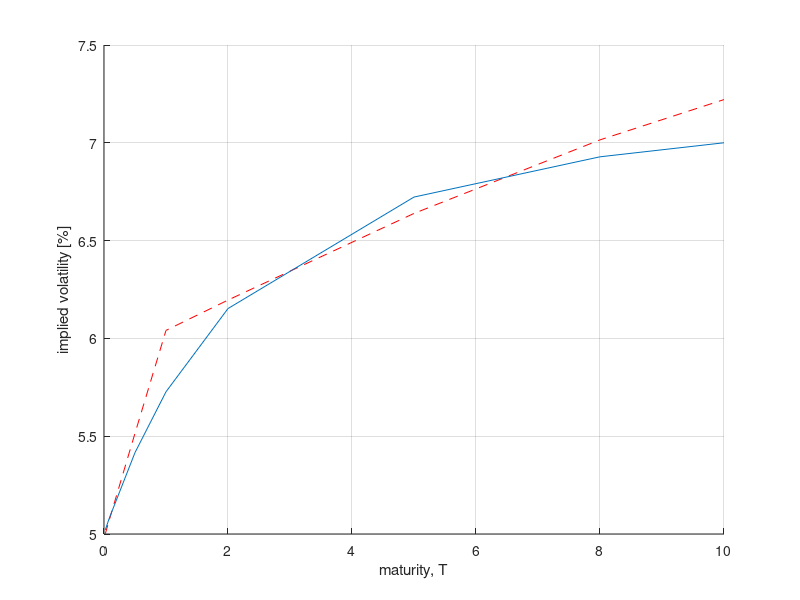

The MATLAB script that drew this image:
function HestonGoodGuessOfInitial
clc;clf;close all;

% Parameters

CP = 'c';
S0  = 100.0;
r   = 0.05;

% ATM implied volatilities from the market

tauV = [1.0/48.0, 1.0/12.0, 1.0/2.0, 1.0, 2.0, 5.0, 8.0, 10.0]; 
ATMVolMrkt = [5.001, 5.070, 5.515, 6.041, 6.196, 6.639, 7.015, 7.221]/100.0;
    
% Strike price

K = [S0];

% COS method settings

N = 5000;
L = 5;
        
% Heston model parameters

kappa = 0.7;
gamma = 0.01;
rho   = -0.1;
    
% Heston model parameters based on the ATM implied volatilities

v0    = ATMVolMrkt(1)^2 ; 
vBar  = ATMVolMrkt(end)^2;


IV = zeros(length(tauV),1);
for i = 1:length(tauV)
    T = tauV(i);

    % Characteristic function of the Heston model

    cf = @(u) ChFHeston(u, T, kappa,vBar,gamma,rho, v0, r);
    optionPrice = CallPutOptionPriceCOSMthd(cf,CP,S0,r,T,K,N,L);
    IV(i) = ImpliedVolatility(CP,optionPrice,K,T,S0,r,0.3)*100;
end
figure(1)
hold on; grid on;
xlabel('maturity, T')
ylabel('implied volatility [%]')
plot(tauV,ATMVolMrkt*100,'--r')
plot(tauV,IV)

function cf=ChFHeston(u, tau, kappa,vBar,gamma,rho, v0, r)
i     = complex(0,1);

% Functions D_1 and g

D_1  = sqrt(((kappa -i*rho*gamma.*u).^2+(u.^2+i*u)*gamma^2));
g    = (kappa- i*rho*gamma*u-D_1)./(kappa-i*rho*gamma*u+D_1);    

% Complex-valued functions A and C

C = (1/gamma^2)*(1-exp(-D_1*tau))./(1-g.*exp(-D_1*tau)).*(kappa-gamma*rho*i*u-D_1);
A = i*u*r*tau + kappa*vBar*tau/gamma^2 * (kappa-gamma*rho*i*u-D_1)-2*kappa*vBar/gamma^2*log((1-g.*exp(-D_1*tau))./(1-g));

% ChF for the Heston model

cf = exp(A + C * v0);

function value = CallPutOptionPriceCOSMthd(cf,CP,S0,r,tau,K,N,L)
i = complex(0,1);


% cf   - Characteristic function, in the book denoted as \varphi
% CP   - C for call and P for put
% S0   - Initial stock price
% r    - Interest rate (constant)
% tau  - Time to maturity
% K    - Vector of strike prices
% N    - Number of expansion terms
% L    - Size of truncation domain (typ.:L=8 or L=10)

x0 = log(S0 ./ K);   

% Truncation domain

a = 0 - L * sqrt(tau); 
b = 0 + L * sqrt(tau);

k = 0:N-1;              % Row vector, index for expansion terms
u = k * pi / (b - a);   % ChF arguments

H_k = CallPutCoefficients(CP,a,b,k);
temp    = (cf(u) .* H_k).';
temp(1) = 0.5 * temp(1);      % Multiply the first element by 1/2

mat = exp(i * (x0 - a) * u);  % Matrix-vector manipulations

% Final output

value = exp(-r * tau) * K .* real(mat * temp);

% Coefficients H_k for the COS method

function H_k = CallPutCoefficients(CP,a,b,k)
    if lower(CP) == 'c' || CP == 1
        c = 0;
        d = b;
        [Chi_k,Psi_k] = Chi_Psi(a,b,c,d,k);
         if a < b && b < 0.0
            H_k = zeros([length(k),1]);
         else
            H_k = 2.0 / (b - a) * (Chi_k - Psi_k);
         end
    elseif lower(CP) == 'p' || CP == -1
        c = a;
        d = 0.0;
        [Chi_k,Psi_k]  = Chi_Psi(a,b,c,d,k);
         H_k = 2.0 / (b - a) * (- Chi_k + Psi_k);       
    end

function [chi_k,psi_k] = Chi_Psi(a,b,c,d,k)
    psi_k        = sin(k * pi * (d - a) / (b - a)) - sin(k * pi * (c - a)/(b - a));
    psi_k(2:end) = psi_k(2:end) * (b - a) ./ (k(2:end) * pi);
    psi_k(1)     = d - c;
    
    chi_k = 1.0 ./ (1.0 + (k * pi / (b - a)).^2); 
    expr1 = cos(k * pi * (d - a)/(b - a)) * exp(d)  - cos(k * pi... 
                  * (c - a) / (b - a)) * exp(c);
    expr2 = k * pi / (b - a) .* sin(k * pi * ...
                        (d - a) / (b - a))   - k * pi / (b - a) .* sin(k... 
                        * pi * (c - a) / (b - a)) * exp(c);
    chi_k = chi_k .* (expr1 + expr2);
    
% Closed-form expression of European call/put option with Black-Scholes formula

function value=BS_Call_Option_Price(CP,S_0,K,sigma,tau,r)

% Black-Scholes call option price

d1    = (log(S_0 ./ K) + (r + 0.5 * sigma^2) * tau) / (sigma * sqrt(tau));
d2    = d1 - sigma * sqrt(tau);
if lower(CP) == 'c' || lower(CP) == 1
    value =normcdf(d1) * S_0 - normcdf(d2) .* K * exp(-r * tau);
elseif lower(CP) == 'p' || lower(CP) == -1
    value =normcdf(-d2) .* K*exp(-r*tau) - normcdf(-d1)*S_0;
end

function impliedVol = ImpliedVolatility(CP,marketPrice,K,T,S_0,r,initialVol)
    func = @(sigma) (BS_Call_Option_Price(CP,S_0,K,sigma,T,r) - marketPrice).^1.0;
    impliedVol = fzero(func,initialVol);
